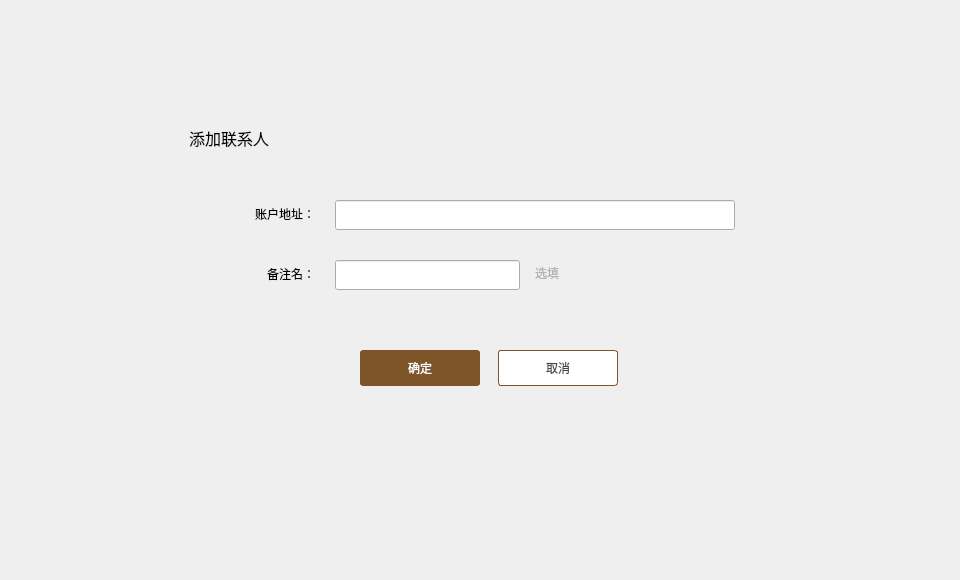
<?xml version="1.0" encoding="UTF-8"?>
<ui version="4.0">
 <class>AddContactDialog</class>
 <widget class="QDialog" name="AddContactDialog">
  <property name="geometry">
   <rect>
    <x>0</x>
    <y>0</y>
    <width>960</width>
    <height>580</height>
   </rect>
  </property>
  <property name="font">
   <font>
    <family>微软雅黑</family>
   </font>
  </property>
  <property name="windowTitle">
   <string>Dialog</string>
  </property>
  <widget class="QWidget" name="widget" native="true">
   <property name="geometry">
    <rect>
     <x>0</x>
     <y>0</y>
     <width>960</width>
     <height>580</height>
    </rect>
   </property>
   <widget class="QWidget" name="containerWidget" native="true">
    <property name="geometry">
     <rect>
      <x>165</x>
      <y>110</y>
      <width>650</width>
      <height>360</height>
     </rect>
    </property>
    <widget class="QToolButton" name="cancelBtn">
     <property name="geometry">
      <rect>
       <x>333</x>
       <y>240</y>
       <width>120</width>
       <height>36</height>
      </rect>
     </property>
     <property name="font">
      <font>
       <family>微软雅黑</family>
      </font>
     </property>
     <property name="cursor">
      <cursorShape>PointingHandCursor</cursorShape>
     </property>
     <property name="focusPolicy">
      <enum>Qt::NoFocus</enum>
     </property>
     <property name="styleSheet">
      <string notr="true">QToolButton{background-color:#ffffff;color:#484848;border:1px solid rgb(125,85,40);border-radius:3px;}
QToolButton:hover{color:rgb(125,85,40);}</string>
     </property>
     <property name="text">
      <string>取消</string>
     </property>
    </widget>
    <widget class="QLabel" name="contactLabel2">
     <property name="geometry">
      <rect>
       <x>24</x>
       <y>17</y>
       <width>171</width>
       <height>21</height>
      </rect>
     </property>
     <property name="font">
      <font>
       <family>微软雅黑</family>
       <pointsize>12</pointsize>
      </font>
     </property>
     <property name="styleSheet">
      <string notr="true"/>
     </property>
     <property name="text">
      <string>添加联系人</string>
     </property>
    </widget>
    <widget class="QLabel" name="label_2">
     <property name="geometry">
      <rect>
       <x>30</x>
       <y>93</y>
       <width>120</width>
       <height>21</height>
      </rect>
     </property>
     <property name="font">
      <font>
       <family>微软雅黑</family>
       <pointsize>9</pointsize>
      </font>
     </property>
     <property name="text">
      <string>账户地址：</string>
     </property>
     <property name="alignment">
      <set>Qt::AlignRight|Qt::AlignTrailing|Qt::AlignVCenter</set>
     </property>
    </widget>
    <widget class="QLabel" name="label">
     <property name="geometry">
      <rect>
       <x>80</x>
       <y>153</y>
       <width>70</width>
       <height>21</height>
      </rect>
     </property>
     <property name="font">
      <font>
       <family>微软雅黑</family>
       <pointsize>9</pointsize>
      </font>
     </property>
     <property name="text">
      <string>备注名：</string>
     </property>
     <property name="alignment">
      <set>Qt::AlignRight|Qt::AlignTrailing|Qt::AlignVCenter</set>
     </property>
    </widget>
    <widget class="QLineEdit" name="addressLineEdit">
     <property name="geometry">
      <rect>
       <x>170</x>
       <y>90</y>
       <width>400</width>
       <height>30</height>
      </rect>
     </property>
     <property name="font">
      <font>
       <family>微软雅黑</family>
       <pointsize>9</pointsize>
      </font>
     </property>
    </widget>
    <widget class="QLineEdit" name="remarkLineEdit">
     <property name="geometry">
      <rect>
       <x>170</x>
       <y>150</y>
       <width>185</width>
       <height>30</height>
      </rect>
     </property>
     <property name="font">
      <font>
       <family>微软雅黑</family>
       <pointsize>9</pointsize>
      </font>
     </property>
    </widget>
    <widget class="QLabel" name="tipLabel2">
     <property name="geometry">
      <rect>
       <x>177</x>
       <y>123</y>
       <width>16</width>
       <height>16</height>
      </rect>
     </property>
     <property name="text">
      <string/>
     </property>
    </widget>
    <widget class="QToolButton" name="okBtn">
     <property name="geometry">
      <rect>
       <x>195</x>
       <y>240</y>
       <width>120</width>
       <height>36</height>
      </rect>
     </property>
     <property name="font">
      <font>
       <family>微软雅黑</family>
      </font>
     </property>
     <property name="cursor">
      <cursorShape>PointingHandCursor</cursorShape>
     </property>
     <property name="focusPolicy">
      <enum>Qt::NoFocus</enum>
     </property>
     <property name="styleSheet">
      <string notr="true">QToolButton{background-color:rgb(125,85,40);color:#ffffff;border:none;border-radius:3px;}
QToolButton:hover{background-color:rgb(185,150,85);}
</string>
     </property>
     <property name="text">
      <string>确定</string>
     </property>
    </widget>
    <widget class="QLabel" name="tipLabel">
     <property name="geometry">
      <rect>
       <x>200</x>
       <y>123</y>
       <width>261</width>
       <height>16</height>
      </rect>
     </property>
     <property name="font">
      <font>
       <family>微软雅黑</family>
      </font>
     </property>
     <property name="styleSheet">
      <string notr="true">color: rgb(255, 0, 0);</string>
     </property>
     <property name="text">
      <string/>
     </property>
    </widget>
    <widget class="QLabel" name="label_3">
     <property name="geometry">
      <rect>
       <x>370</x>
       <y>155</y>
       <width>60</width>
       <height>16</height>
      </rect>
     </property>
     <property name="font">
      <font>
       <family>微软雅黑</family>
      </font>
     </property>
     <property name="styleSheet">
      <string notr="true">color: rgb(177, 177, 177);</string>
     </property>
     <property name="text">
      <string>选填</string>
     </property>
    </widget>
    <widget class="QLabel" name="gifLabel">
     <property name="geometry">
      <rect>
       <x>580</x>
       <y>96</y>
       <width>18</width>
       <height>18</height>
      </rect>
     </property>
     <property name="text">
      <string/>
     </property>
    </widget>
    <widget class="QLabel" name="tipLabel4">
     <property name="geometry">
      <rect>
       <x>177</x>
       <y>190</y>
       <width>16</width>
       <height>16</height>
      </rect>
     </property>
     <property name="text">
      <string/>
     </property>
    </widget>
    <widget class="QLabel" name="tipLabel3">
     <property name="geometry">
      <rect>
       <x>200</x>
       <y>190</y>
       <width>261</width>
       <height>16</height>
      </rect>
     </property>
     <property name="font">
      <font>
       <family>微软雅黑</family>
      </font>
     </property>
     <property name="styleSheet">
      <string notr="true">color: rgb(255, 0, 0);</string>
     </property>
     <property name="text">
      <string/>
     </property>
    </widget>
   </widget>
  </widget>
 </widget>
 <tabstops>
  <tabstop>addressLineEdit</tabstop>
  <tabstop>remarkLineEdit</tabstop>
  <tabstop>cancelBtn</tabstop>
 </tabstops>
 <resources/>
 <connections/>
</ui>
